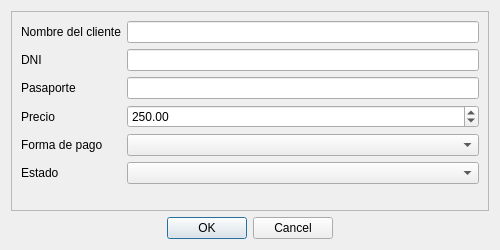
<?xml version="1.0" encoding="UTF-8"?>
<ui version="4.0">
 <class>ActualizarReserva</class>
 <widget class="QDialog" name="ActualizarReserva">
  <property name="geometry">
   <rect>
    <x>0</x>
    <y>0</y>
    <width>500</width>
    <height>250</height>
   </rect>
  </property>
  <property name="maximumSize">
   <size>
    <width>500</width>
    <height>250</height>
   </size>
  </property>
  <property name="windowTitle">
   <string>Dialog</string>
  </property>
  <layout class="QGridLayout" name="gridLayout">
   <item row="0" column="0" colspan="3">
    <widget class="QFrame" name="frame">
     <property name="frameShape">
      <enum>QFrame::StyledPanel</enum>
     </property>
     <property name="frameShadow">
      <enum>QFrame::Raised</enum>
     </property>
     <layout class="QFormLayout" name="formLayout_2">
      <item row="0" column="0">
       <widget class="QLabel" name="label_7">
        <property name="text">
         <string>Nombre del cliente</string>
        </property>
       </widget>
      </item>
      <item row="0" column="1">
       <widget class="QLineEdit" name="lineEditNombreCliente_2"/>
      </item>
      <item row="1" column="0">
       <widget class="QLabel" name="label_8">
        <property name="text">
         <string>DNI</string>
        </property>
       </widget>
      </item>
      <item row="1" column="1">
       <widget class="QLineEdit" name="lineEditDNI_2"/>
      </item>
      <item row="2" column="0">
       <widget class="QLabel" name="label_9">
        <property name="text">
         <string>Pasaporte</string>
        </property>
       </widget>
      </item>
      <item row="2" column="1">
       <widget class="QLineEdit" name="lineEditPasaporte_2"/>
      </item>
      <item row="3" column="0">
       <widget class="QLabel" name="label_10">
        <property name="text">
         <string>Precio</string>
        </property>
       </widget>
      </item>
      <item row="3" column="1">
       <widget class="QDoubleSpinBox" name="spinBoxPrecio_2">
        <property name="maximum">
         <double>10000.989999999999782</double>
        </property>
        <property name="value">
         <double>250.000000000000000</double>
        </property>
       </widget>
      </item>
      <item row="4" column="0">
       <widget class="QLabel" name="label_11">
        <property name="text">
         <string>Forma de pago</string>
        </property>
       </widget>
      </item>
      <item row="4" column="1">
       <widget class="QComboBox" name="comboBoxPago_2"/>
      </item>
      <item row="5" column="0">
       <widget class="QLabel" name="label_12">
        <property name="text">
         <string>Estado</string>
        </property>
       </widget>
      </item>
      <item row="5" column="1">
       <widget class="QComboBox" name="comboBoxEstado_2"/>
      </item>
     </layout>
    </widget>
   </item>
   <item row="1" column="1">
    <widget class="QDialogButtonBox" name="buttonBox">
     <property name="orientation">
      <enum>Qt::Horizontal</enum>
     </property>
     <property name="standardButtons">
      <set>QDialogButtonBox::Cancel|QDialogButtonBox::Ok</set>
     </property>
    </widget>
   </item>
   <item row="1" column="0">
    <spacer name="horizontalSpacer">
     <property name="orientation">
      <enum>Qt::Horizontal</enum>
     </property>
     <property name="sizeHint" stdset="0">
      <size>
       <width>40</width>
       <height>20</height>
      </size>
     </property>
    </spacer>
   </item>
   <item row="1" column="2">
    <spacer name="horizontalSpacer_2">
     <property name="orientation">
      <enum>Qt::Horizontal</enum>
     </property>
     <property name="sizeHint" stdset="0">
      <size>
       <width>40</width>
       <height>20</height>
      </size>
     </property>
    </spacer>
   </item>
  </layout>
 </widget>
 <resources/>
 <connections>
  <connection>
   <sender>buttonBox</sender>
   <signal>accepted()</signal>
   <receiver>ActualizarReserva</receiver>
   <slot>accept()</slot>
   <hints>
    <hint type="sourcelabel">
     <x>248</x>
     <y>254</y>
    </hint>
    <hint type="destinationlabel">
     <x>157</x>
     <y>274</y>
    </hint>
   </hints>
  </connection>
  <connection>
   <sender>buttonBox</sender>
   <signal>rejected()</signal>
   <receiver>ActualizarReserva</receiver>
   <slot>reject()</slot>
   <hints>
    <hint type="sourcelabel">
     <x>316</x>
     <y>260</y>
    </hint>
    <hint type="destinationlabel">
     <x>286</x>
     <y>274</y>
    </hint>
   </hints>
  </connection>
 </connections>
</ui>
